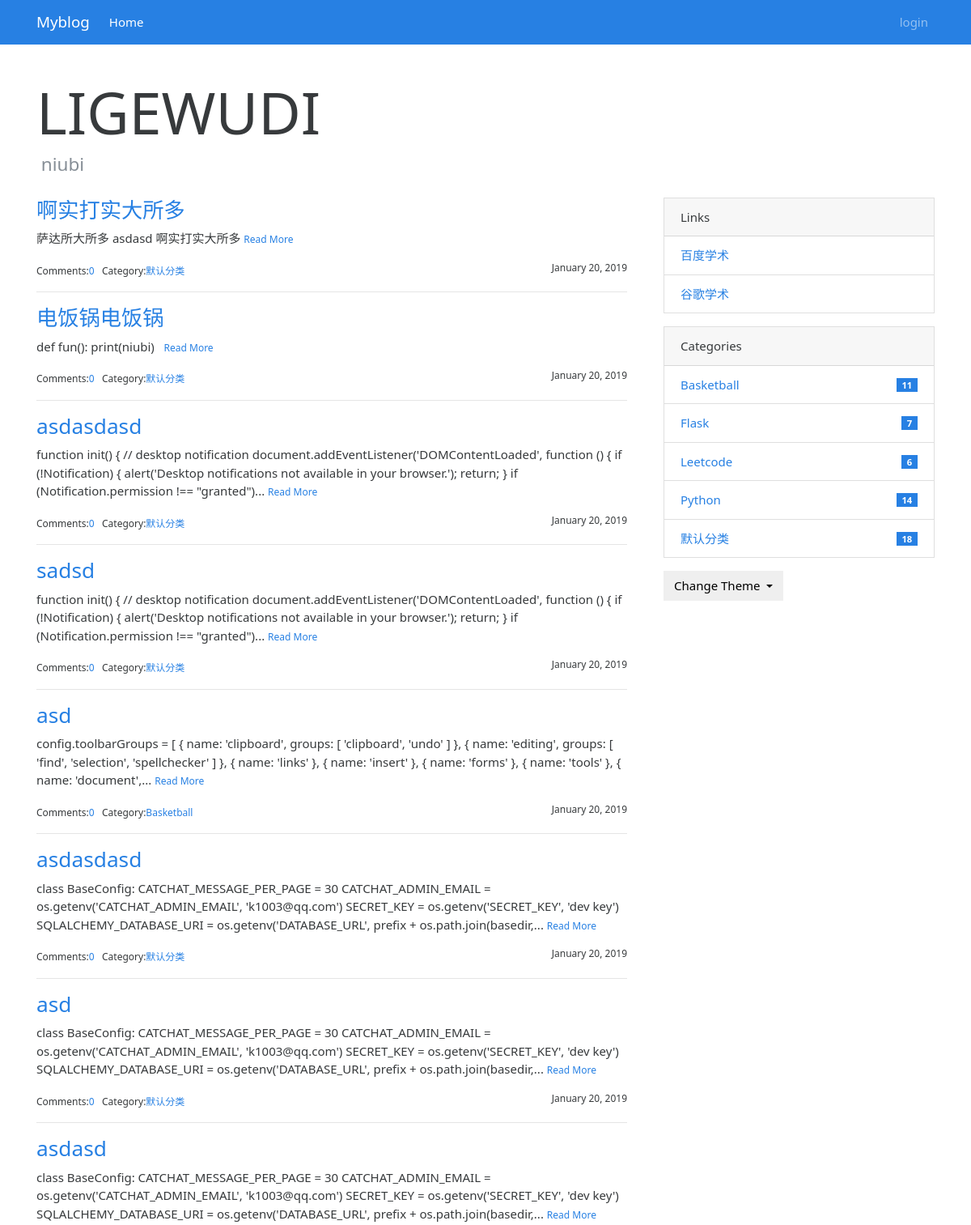
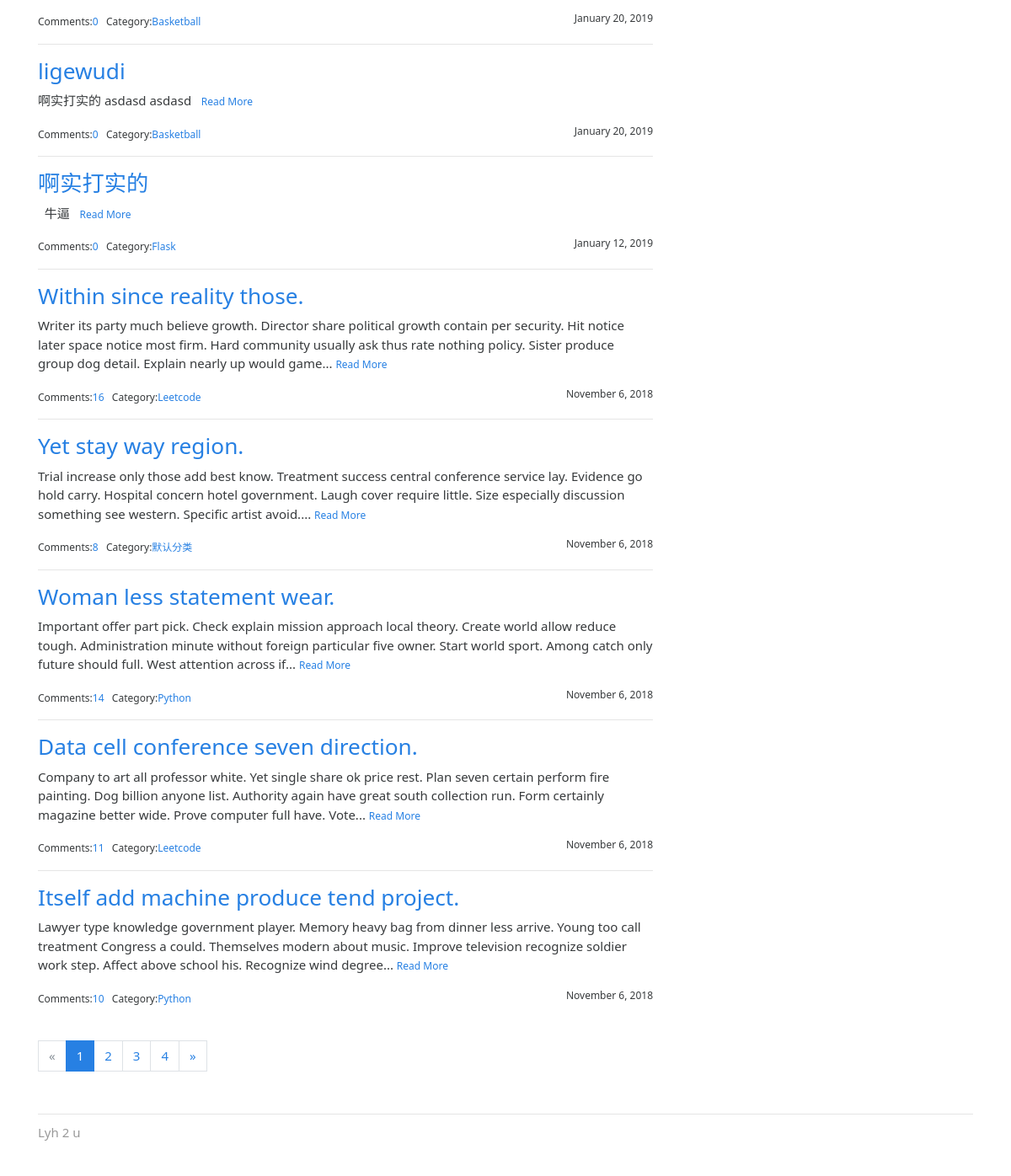
The page / on the database its author committed (2 pictures, top to bottom).
### myblog/models.py (models this page shows, shortened)
class Post(db.Model):
    id = db.Column(db.Integer,primary_key=True)
    title = db.Column(db.String(60))
    body = db.Column(db.Text)
    timestamp = db.Column(db.DateTime,default=datetime.utcnow,index=True)
    can_comment = db.Column(db.Boolean,default=True)
    category_id = db.Column(db.Integer,db.ForeignKey("category.id"))
    category = db.relationship("Category",back_populates="posts")
    comments = db.relationship("Comment",back_populates="post", cascade="all, delete-orphan")

class Category(db.Model):
    id = db.Column(db.Integer,primary_key=True)
    name = db.Column(db.String(30), unique=True)
    posts = db.relationship("Post",back_populates="category")

class Link(db.Model):
    id = db.Column(db.Integer, primary_key=True)
    name = db.Column(db.String(30))
    url = db.Column(db.String(255))

### myblog/blueprints/blog.py (the view)
@blog_bp.route("/")
def index():
    page = request.args.get("page", 1, type=int)
    per_page = current_app.config["MYBLOG_MANAGE_POST_PER_PAGE"]
    pagination = Post.query.order_by(Post.timestamp.desc()).paginate(page, per_page=per_page)
    posts = pagination.items
    return render_template("blog/index.html", pagination=pagination, posts=posts)

### myblog/__init__.py (called while the page is built)
def register_template_context(app):
    @app.context_processor
    def make_template_context():
        links = Link.query.all()
        admin = Admin.query.first()
        categories = Category.query.order_by(Category.name).all()
        if current_user.is_authenticated:
            unread_comments = Comment.query.filter_by(reviewed=False).count()
        else:
            unread_comments = None
        return(dict(admin=admin, categories=categories, links=links, unread_comments=unread_comments))

### myblog/templates/blog/index.html (shortened to what this page needs)
{% extends "base.html" %}
{% from "bootstrap/pagination.html" import render_pagination %}
{% block content %}
    <div class="page-header">
        <h1 class="display-3">{{ current_user.blog_title|default("LIGEWUDI") }}</h1>
        <h4 class="text-muted">&nbsp;{{ current_user.blog_sub_title|default("niubi") }}</h4>
    </div>
    <div class="row">
        <div class="col-sm-8">
            {% include "blog/_posts.html" %}
            {% if posts %}
                <div class="page-footer">{{ render_pagination(pagination) }}</div>
            {% endif %}
        </div>
        <div class="col-sm-4 sidebar">
            {% include "blog/_sidebar.html" %}
        </div>
    </div>
{% endblock content %}

### myblog/templates/blog/_posts.html (shortened to what this page needs)
{% if posts %}
    {% for post in posts %}
        <h3 class="text-primary"><a href="{{ url_for(".show_post", post_id=post.id) }}">{{ post.title }}</a> </h3>
        <p>
            {{ post.body|striptags|truncate }}
            <small><a href="{{ url_for('.show_post', post_id=post.id) }}">Read More</a></small>
        </p>
        <small>
            Comments:<a href="{{ url_for(".show_post", post_id=post.id) }}#comments">{{ post.comments|length }}</a>&nbsp;&nbsp;
            Category:<a href="{{ url_for(".show_category", category_id=post.category.id) }}">{{ post.category.name }}</a>
            <span class="float-right">{{ moment(post.timestamp).format("LL") }}</span>
        </small>
        {% if not loop.last %}
            <hr>
        {% endif %}
    {% endfor %}
{% endif %}

### myblog/templates/blog/_sidebar.html (shortened to what this page needs)
{% if links %}
    <div class="card mb-3">
        <div class="card-header">Links</div>
        <ul class="list-group list-group-flush">
            {% for link in links %}
                <li class="list-group-item  list-group-item-action d-flex justify-content-between align-items-center">
                    <a href="{{ link.url }}" target="_blank">{{ link.name }}</a>
                </li>
            {% endfor %}
        </ul>
    </div>
{% endif %}
{% if categories %}
<div class="card mb-3">
    <div class="card-header">Categories</div>
    <ul class="list-group list-group-flush">
        {% for category in categories %}
        <li class="list-group-item  list-group-item-action d-flex justify-content-between align-items-center">
            <a href="{{ url_for('blog.show_category', category_id=category.id) }}">
                {{ category.name }}
            </a>
            <span class="badge badge-primary badge-pill"> {{ category.posts|length }}</span>
        </li>
        {% endfor %}
    </ul>
</div>
{% endif %}
<div class="dropdown">
    <button class="btn btn-default dropdown-toggle" type="button" id="dropdownMenuButton"
            data-toggle="dropdown" aria-haspopup="true" aria-expanded="false">
        Change Theme
    </button>
</div>

### myblog/static/css/style.css (style rules this page uses)
nav { margin-bottom: 20px; }
.page-header { padding-top: 20px; padding-bottom: 20px; }
.sidebar { padding-left: 30px; }
.page-footer { padding-top: 40px; }

### rows shown on the page
Post: title "啊实打实大所多", body "萨达所大所多 asdasd 啊实打实大所多", comments|length "0", category.name "默认分类", timestamp "January 20, 2019"
Post: title "电饭锅电饭锅", body "def fun(): print(niubi)", comments|length "0", category.name "默认分类", timestamp "January 20, 2019"
Post: title "asdasdasd", body "function init() { // desktop notification document.addEventListener('DOMContentLoaded', function () { if (!Notification) { alert('Desktop notifications not available in your browser.'); return; } if (Notification.permission !== \"granted\")...", comments|length "0", category.name "默认分类", timestamp "January 20, 2019"
Post: title "sadsd", body "function init() { // desktop notification document.addEventListener('DOMContentLoaded', function () { if (!Notification) { alert('Desktop notifications not available in your browser.'); return; } if (Notification.permission !== \"granted\")...", comments|length "0", category.name "默认分类", timestamp "January 20, 2019"
Post: title "asd", body "config.toolbarGroups = [ { name: 'clipboard', groups: [ 'clipboard', 'undo' ] }, { name: 'editing', groups: [ 'find', 'selection', 'spellchecker' ] }, { name: 'links' }, { name: 'insert' }, { name: 'forms' }, { name: 'tools' }, { name: 'document',...", comments|length "0", category.name "Basketball", timestamp "January 20, 2019"
Post: title "asdasdasd", body "class BaseConfig: CATCHAT_MESSAGE_PER_PAGE = 30 CATCHAT_ADMIN_EMAIL = os.getenv('CATCHAT_ADMIN_EMAIL', 'k1003@qq.com') SECRET_KEY = os.getenv('SECRET_KEY', 'dev key') SQLALCHEMY_DATABASE_URI = os.getenv('DATABASE_URL', prefix + os.path.join(basedir,...", comments|length "0", category.name "默认分类", timestamp "January 20, 2019"
Post: title "asd", body "class BaseConfig: CATCHAT_MESSAGE_PER_PAGE = 30 CATCHAT_ADMIN_EMAIL = os.getenv('CATCHAT_ADMIN_EMAIL', 'k1003@qq.com') SECRET_KEY = os.getenv('SECRET_KEY', 'dev key') SQLALCHEMY_DATABASE_URI = os.getenv('DATABASE_URL', prefix + os.path.join(basedir,...", comments|length "0", category.name "默认分类", timestamp "January 20, 2019"
Post: title "asdasd", body "class BaseConfig: CATCHAT_MESSAGE_PER_PAGE = 30 CATCHAT_ADMIN_EMAIL = os.getenv('CATCHAT_ADMIN_EMAIL', 'k1003@qq.com') SECRET_KEY = os.getenv('SECRET_KEY', 'dev key') SQLALCHEMY_DATABASE_URI = os.getenv('DATABASE_URL', prefix + os.path.join(basedir,...", comments|length "0", category.name "Basketball", timestamp "January 20, 2019"
Post: title "ligewudi", body "啊实打实的 asdasd asdasd", comments|length "0", category.name "Basketball", timestamp "January 20, 2019"
Post: title "啊实打实的", body "牛逼", comments|length "0", category.name "Flask", timestamp "January 12, 2019"
Post: title "Within since reality those.", body "Writer its party much believe growth. Director share political growth contain per security. Hit notice later space notice most firm. Hard community usually ask thus rate nothing policy. Sister produce group dog detail. Explain nearly up would game...", comments|length "16", category.name "Leetcode", timestamp "November 6, 2018"
Post: title "Yet stay way region.", body "Trial increase only those add best know. Treatment success central conference service lay. Evidence go hold carry. Hospital concern hotel government. Laugh cover require little. Size especially discussion something see western. Specific artist avoid....", comments|length "8", category.name "默认分类", timestamp "November 6, 2018"
Post: title "Woman less statement wear.", body "Important offer part pick. Check explain mission approach local theory. Create world allow reduce tough. Administration minute without foreign particular five owner. Start world sport. Among catch only future should full. West attention across if...", comments|length "14", category.name "Python", timestamp "November 6, 2018"
Post: title "Data cell conference seven direction.", body "Company to art all professor white. Yet single share ok price rest. Plan seven certain perform fire painting. Dog billion anyone list. Authority again have great south collection run. Form certainly magazine better wide. Prove computer full have. Vote...", comments|length "11", category.name "Leetcode", timestamp "November 6, 2018"
Post: title "Itself add machine produce tend project.", body "Lawyer type knowledge government player. Memory heavy bag from dinner less arrive. Young too call treatment Congress a could. Themselves modern about music. Improve television recognize soldier work step. Affect above school his. Recognize wind degree...", comments|length "10", category.name "Python", timestamp "November 6, 2018"
Link: name "百度学术"
Link: name "谷歌学术"
Category: name "Basketball", posts|length "11"
Category: name "Flask", posts|length "7"
Category: name "Leetcode", posts|length "6"
Category: name "Python", posts|length "14"
Category: name "默认分类", posts|length "18"

### other values the page prints
{{ render_nav_item('blog.index', 'Home') }} "Home"
{{ render_nav_item('auth.login', 'login') }} "login"
{{ current_user.blog_title|default("LIGEWUDI") }} "LIGEWUDI"
{{ current_user.blog_sub_title|default("niubi") }} "niubi"
{{ render_pagination(pagination) }} "« 1 2 3 4 »"
